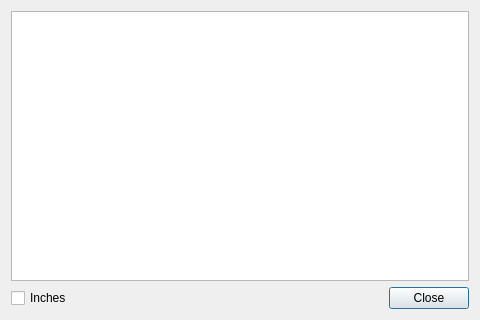
<?xml version="1.0" encoding="UTF-8"?>
<ui version="4.0">
 <class>StatisticsDialog</class>
 <widget class="QDialog" name="StatisticsDialog">
  <property name="minimumSize"><size><width>480</width><height>320</height></size></property>
  <property name="windowTitle"><string>Toolpath Statistics</string></property>
  <layout class="QVBoxLayout" name="verticalLayout">
   <item><widget class="QPlainTextEdit" name="reportText"><property name="readOnly"><bool>true</bool></property><property name="lineWrapMode"><enum>QPlainTextEdit::LineWrapMode::NoWrap</enum></property><property name="contextMenuPolicy"><enum>Qt::ContextMenuPolicy::CustomContextMenu</enum></property></widget></item>
   <item>
    <layout class="QHBoxLayout" name="controlsLayout">
     <item><widget class="QCheckBox" name="inchesCheck"><property name="toolTip"><string>Display all lengths and speeds in inches</string></property><property name="text"><string>Inches</string></property></widget></item>
     <item><spacer name="horizontalSpacer"><property name="orientation"><enum>Qt::Orientation::Horizontal</enum></property><property name="sizeHint" stdset="0"><size><width>40</width><height>20</height></size></property></spacer></item>
     <item><widget class="QDialogButtonBox" name="buttonBox"><property name="standardButtons"><set>QDialogButtonBox::StandardButton::Close</set></property></widget></item>
    </layout>
   </item>
  </layout>
 </widget>
 <resources/>
 <connections/>
</ui>
